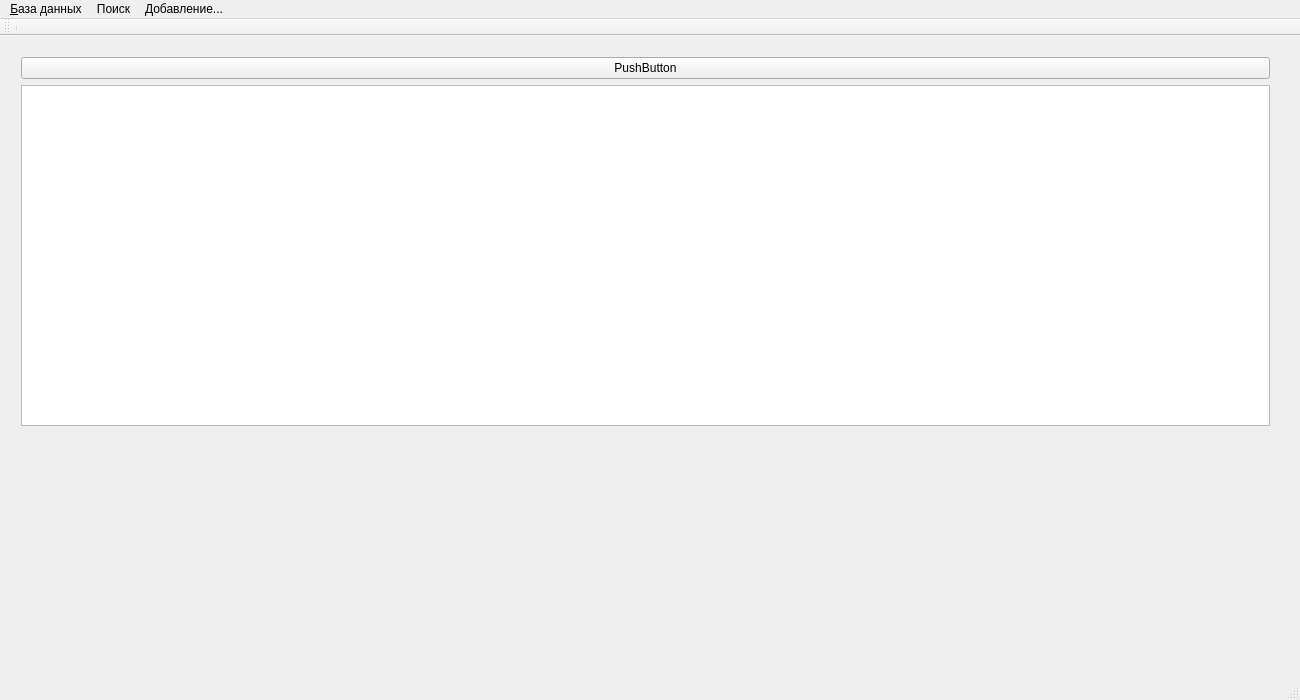
<?xml version="1.0" encoding="UTF-8"?>
<ui version="4.0">
 <class>MainWindow</class>
 <widget class="QMainWindow" name="MainWindow">
  <property name="geometry">
   <rect>
    <x>0</x>
    <y>0</y>
    <width>1300</width>
    <height>700</height>
   </rect>
  </property>
  <property name="sizePolicy">
   <sizepolicy hsizetype="Expanding" vsizetype="Expanding">
    <horstretch>0</horstretch>
    <verstretch>0</verstretch>
   </sizepolicy>
  </property>
  <property name="windowTitle">
   <string>MainWindow</string>
  </property>
  <widget class="QWidget" name="centralWidget">
   <property name="sizePolicy">
    <sizepolicy hsizetype="Preferred" vsizetype="Preferred">
     <horstretch>0</horstretch>
     <verstretch>0</verstretch>
    </sizepolicy>
   </property>
   <widget class="QWidget" name="gridLayoutWidget">
    <property name="geometry">
     <rect>
      <x>0</x>
      <y>10</y>
      <width>1291</width>
      <height>391</height>
     </rect>
    </property>
    <layout class="QGridLayout" name="gridLayout">
     <property name="sizeConstraint">
      <enum>QLayout::SetMaximumSize</enum>
     </property>
     <item row="1" column="2">
      <spacer name="horizontalSpacer">
       <property name="orientation">
        <enum>Qt::Horizontal</enum>
       </property>
       <property name="sizeType">
        <enum>QSizePolicy::Minimum</enum>
       </property>
       <property name="sizeHint" stdset="0">
        <size>
         <width>10</width>
         <height>20</height>
        </size>
       </property>
      </spacer>
     </item>
     <item row="1" column="1">
      <widget class="QTableView" name="tableView">
       <property name="selectionBehavior">
        <enum>QAbstractItemView::SelectRows</enum>
       </property>
       <property name="sortingEnabled">
        <bool>true</bool>
       </property>
       <attribute name="horizontalHeaderVisible">
        <bool>false</bool>
       </attribute>
       <attribute name="horizontalHeaderCascadingSectionResizes">
        <bool>true</bool>
       </attribute>
       <attribute name="horizontalHeaderDefaultSectionSize">
        <number>100</number>
       </attribute>
       <attribute name="horizontalHeaderHighlightSections">
        <bool>true</bool>
       </attribute>
       <attribute name="horizontalHeaderMinimumSectionSize">
        <number>50</number>
       </attribute>
       <attribute name="horizontalHeaderShowSortIndicator" stdset="0">
        <bool>true</bool>
       </attribute>
       <attribute name="horizontalHeaderStretchLastSection">
        <bool>false</bool>
       </attribute>
       <attribute name="verticalHeaderVisible">
        <bool>false</bool>
       </attribute>
       <attribute name="verticalHeaderCascadingSectionResizes">
        <bool>false</bool>
       </attribute>
       <attribute name="verticalHeaderHighlightSections">
        <bool>false</bool>
       </attribute>
       <attribute name="verticalHeaderShowSortIndicator" stdset="0">
        <bool>false</bool>
       </attribute>
       <attribute name="verticalHeaderStretchLastSection">
        <bool>false</bool>
       </attribute>
      </widget>
     </item>
     <item row="0" column="1">
      <widget class="QPushButton" name="pushButton">
       <property name="text">
        <string>PushButton</string>
       </property>
      </widget>
     </item>
     <item row="1" column="0">
      <spacer name="horizontalSpacer_2">
       <property name="orientation">
        <enum>Qt::Horizontal</enum>
       </property>
       <property name="sizeType">
        <enum>QSizePolicy::Minimum</enum>
       </property>
       <property name="sizeHint" stdset="0">
        <size>
         <width>10</width>
         <height>20</height>
        </size>
       </property>
      </spacer>
     </item>
    </layout>
   </widget>
  </widget>
  <widget class="QMenuBar" name="menuBar">
   <property name="geometry">
    <rect>
     <x>0</x>
     <y>0</y>
     <width>1300</width>
     <height>18</height>
    </rect>
   </property>
   <widget class="QMenu" name="menu_database">
    <property name="title">
     <string>&amp;База данных</string>
    </property>
    <addaction name="Connect_to_database"/>
    <addaction name="Merge_database"/>
    <addaction name="Import"/>
    <addaction name="Export"/>
   </widget>
   <widget class="QMenu" name="menu_database_search">
    <property name="title">
     <string>Поиск</string>
    </property>
    <addaction name="Search_in_database"/>
    <addaction name="Filter"/>
   </widget>
   <widget class="QMenu" name="menu">
    <property name="title">
     <string>Добавление...</string>
    </property>
    <addaction name="action"/>
   </widget>
   <addaction name="menu_database"/>
   <addaction name="menu_database_search"/>
   <addaction name="menu"/>
  </widget>
  <widget class="QToolBar" name="mainToolBar">
   <attribute name="toolBarArea">
    <enum>TopToolBarArea</enum>
   </attribute>
   <attribute name="toolBarBreak">
    <bool>false</bool>
   </attribute>
   <addaction name="separator"/>
  </widget>
  <widget class="QStatusBar" name="statusBar"/>
  <action name="Connect_to_database">
   <property name="text">
    <string>Связать БД</string>
   </property>
  </action>
  <action name="Merge_database">
   <property name="text">
    <string>Слияние БД</string>
   </property>
  </action>
  <action name="Import">
   <property name="text">
    <string>Импорт</string>
   </property>
  </action>
  <action name="Export">
   <property name="text">
    <string>Экспорт</string>
   </property>
  </action>
  <action name="Search_in_database">
   <property name="text">
    <string>Поиск по БД</string>
   </property>
  </action>
  <action name="Filter">
   <property name="text">
    <string>Фильтр</string>
   </property>
  </action>
  <action name="action">
   <property name="text">
    <string>Добавление книг в бд библеотеки</string>
   </property>
  </action>
 </widget>
 <layoutdefault spacing="6" margin="11"/>
 <resources/>
 <connections/>
</ui>
